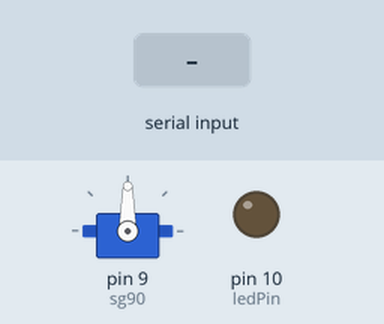
This sketch was run on a simulated Arduino Uno, built with avr-gcc and run on an emulated ATmega328P. On the bench: servo, output pins drawn as LEDs (lit = HIGH). Inputs (shaded band) come from the test bench.

Above: at 1.2 s.
1.3 s: "90,45\n" received over Serial
At 3.4 s:
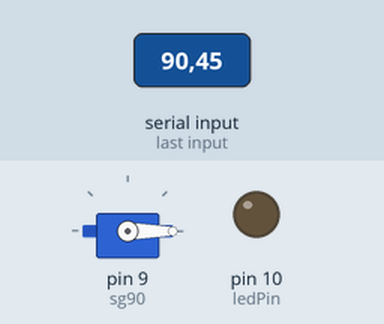
3.8 s: "30,150\n" received over Serial
At 4.2 s:
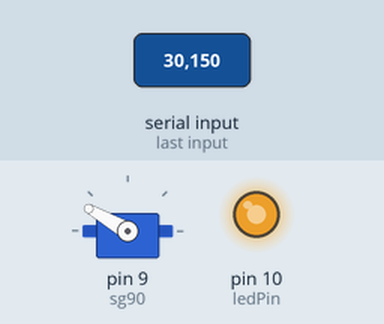
6.3 s: "5\n" received over Serial
At 6.9 s:
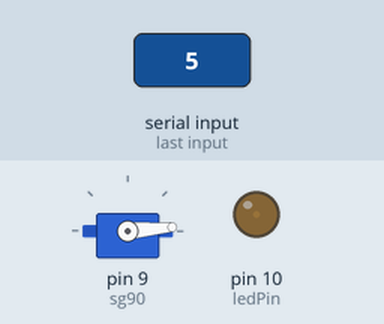
Timing chart, 0 to 9.3 s (numbered marks = the images above; inputs shaded):
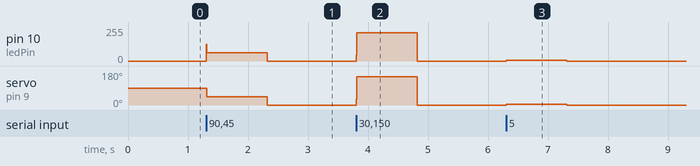

Measured:
- after the input at 1.3 s, pin 10 (ledPin): 0/255 → 63/255 at once, → 0/255 1.0 s later; servo on pin 9 (sg90): 90° → 45° at once, → 0° 1.0 s later
- after the input at 3.8 s, pin 10 (ledPin): 0/255 → 212/255 at once, → 0/255 1.0 s later; servo on pin 9 (sg90): 0° → 150° at once, → 0° 1.0 s later
- after the input at 6.3 s, pin 10 (ledPin): 0/255 → 7/255 at once, → 0/255 1.0 s later; servo on pin 9 (sg90): 0° → 5° at once, → 0° 1.0 s later

The sketch:

sketch_jul24b.ino
```cpp
#include <Servo.h>
Servo sg90;
int gelenveriint;
#define ledPin 10

void setup() {
  Serial.begin(9600);
  sg90.attach(9);
  pinMode(ledPin, OUTPUT);
}

void loop() {
  if (Serial.available() > 0) {
    gelenveriint = Serial.parseInt();
    if (gelenveriint >= 0 && gelenveriint <= 180) {
      sg90.write(gelenveriint);

      int ledBrightness = map(gelenveriint, 0, 180, 0, 255);
      analogWrite(ledPin, ledBrightness);

      delay(10);
    }
  }
}
```
